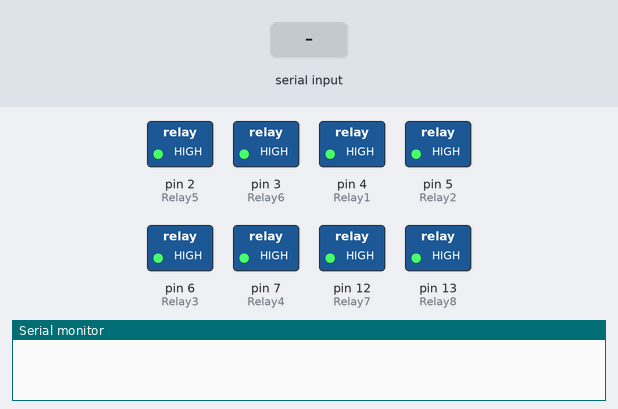
The sketch below on a simulated Arduino Uno, built with avr-gcc and run on an emulated ATmega328P. On the bench: switched loads named in the sketch (green lamp = pin HIGH), the last lines printed to the serial monitor. Inputs (shaded band) come from the test bench.

Above: at 1.2 s.
1.3 s: "light" received over the second serial link
At 2.4 s:
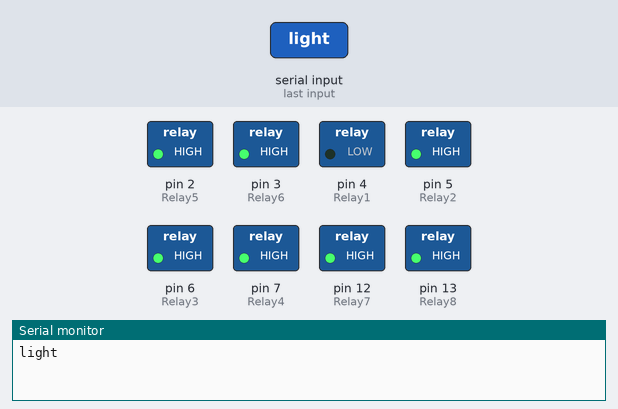
2.8 s: "ac" received over the second serial link
At 3.7 s:
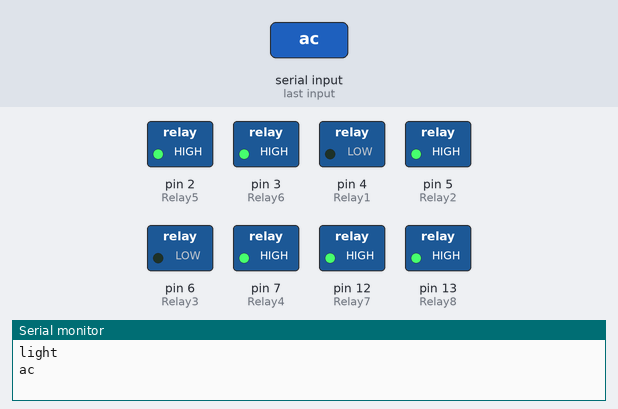
4.3 s: "geyser" received over the second serial link
At 5.1 s:
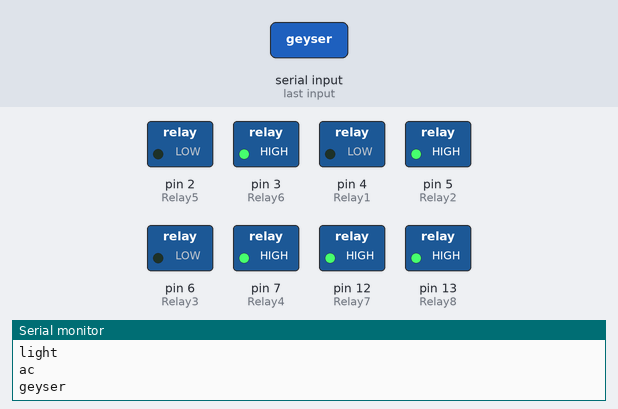
5.8 s: "door" received over the second serial link
At 6.7 s:
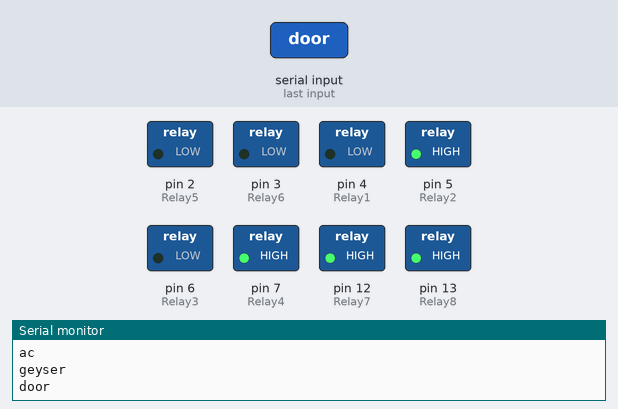
7.3 s: "cloths" received over the second serial link
At 8.5 s:
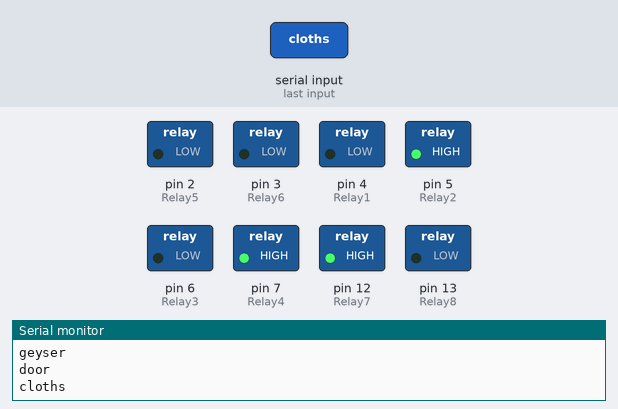
8.8 s: "fan" received over the second serial link
At 9.8 s:
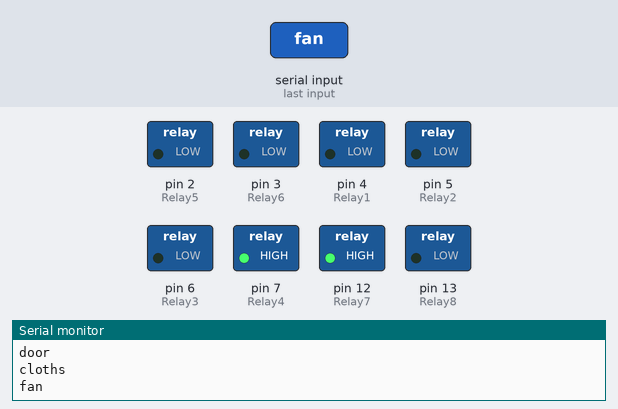
Timing chart, 0 to 11.3 s (numbered marks = the images above; inputs shaded):
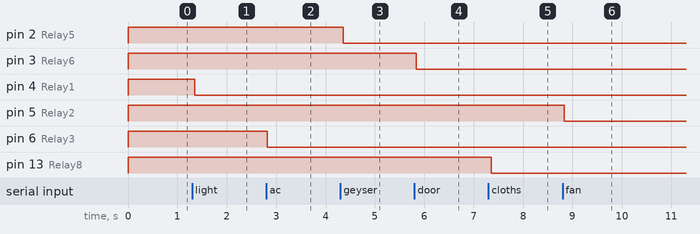

Measured:
- after the input at 1.3 s, pin 4 (Relay1): HIGH → LOW after 0.05 s
- after the input at 2.8 s, pin 6 (Relay3): HIGH → LOW at once
- after the input at 4.3 s, pin 2 (Relay5): HIGH → LOW after 0.06 s
- after the input at 5.8 s, pin 3 (Relay6): HIGH → LOW at once
- after the input at 7.3 s, pin 13 (Relay8): HIGH → LOW after 0.06 s
- after the input at 8.8 s, pin 5 (Relay2): HIGH → LOW at once

The sketch:

ISHAS_CODE.ino
```cpp
#include<SoftwareSerial.h>
SoftwareSerial BT(10,11);
String readData;

int Relay1=4;
int Relay2=5;
int Relay3=6;
int Relay4=7;
int Relay5=2;
int Relay6=3;
int Relay7=12;
int Relay8=13;
int val1=0;
int val2=0;
int val3=0;
int val4=0;
int val5=0;
int val6=0;
int val7=0;
int val8=0;


void setup()
{
  BT.begin(9600);
  Serial.begin(9600);
   pinMode(Relay1,OUTPUT);
   pinMode(Relay2,OUTPUT);
   pinMode(Relay3,OUTPUT);
   pinMode(Relay4,OUTPUT);
   pinMode(Relay5,OUTPUT);
   pinMode(Relay6,OUTPUT);
   pinMode(Relay7,OUTPUT);
   pinMode(Relay8,OUTPUT);
   digitalWrite(Relay1,HIGH);
   digitalWrite(Relay2,HIGH);
   digitalWrite(Relay3,HIGH);
   digitalWrite(Relay4,HIGH);
   digitalWrite(Relay5,HIGH);
   digitalWrite(Relay6,HIGH);
   digitalWrite(Relay7,HIGH);
   digitalWrite(Relay8,HIGH);
}
void loop()
{
  while (BT.available())
  {
    delay(10);
    char c=BT.read();
    readData +=c;
  }
  if(readData.length()>0)
  {
    Serial.println(readData);

    if (readData=="light")
    {
      val1=digitalRead(Relay1);
      if(val1==0)
      {
       digitalWrite(Relay1,HIGH);
       val1=1;
    }
    else
    {
      digitalWrite(Relay1,LOW);
      val1=0;
    }
    delay(200);
    }


    if (readData=="ac")
    {
      val3=digitalRead(Relay3);
      if(val3==0)
      {
       digitalWrite(Relay3,HIGH);
       val3=1;
    }
    else
    {
      digitalWrite(Relay3,LOW);
      val3=0;
    }
    delay(200);
    }


    if (readData=="geyser")
    {
      val5=digitalRead(Relay5);
      if(val5==0)
      {
       digitalWrite(Relay5,HIGH);
       val5=1;
    }
    else
    {
      digitalWrite(Relay5,LOW);
      val5=0;
    }
    delay(200);
    }


    if (readData=="door")
    {
      val6=digitalRead(Relay6);
      if(val6==0)
      {
       digitalWrite(Relay6,HIGH);
       val6=1;
    }
    else
    {
      digitalWrite(Relay6,LOW);
      val6=0;
    }
    delay(200);
    }


    if (readData=="cloths")
    {
      val8=digitalRead(Relay8);
      if(val8==0)
      {
       digitalWrite(Relay8,HIGH);
       val8=1;
    }
    else
    {
      digitalWrite(Relay8,LOW);
      val8=0;
    }
    delay(200);
    }


    if (readData=="fan")
    {
      val2=digitalRead(Relay2);
      if(val2==0)
      {
       digitalWrite(Relay2,HIGH);
       val2=1;
    }
    else
    {
      digitalWrite(Relay2,LOW);
      val2=0;
    }
    delay(200);
    }


    if (readData=="window")
    {
      val7=digitalRead(Relay7);
      if(val7==0)
      {
       digitalWrite(Relay7,HIGH);
       val7=1;
    }
    else
    {
      digitalWrite(Relay7,LOW);
      val7=0;
    }
    delay(200);
    }


    if (readData=="cctv")
    {
      val4=digitalRead(Relay4);
      if(val4==0)
      {
       digitalWrite(Relay4,HIGH);
       val4=1;
    }
    else
    {
      digitalWrite(Relay4,LOW);
      val4=0;
    }
    delay(200);
    }

    readData="";
    }

    }
```
